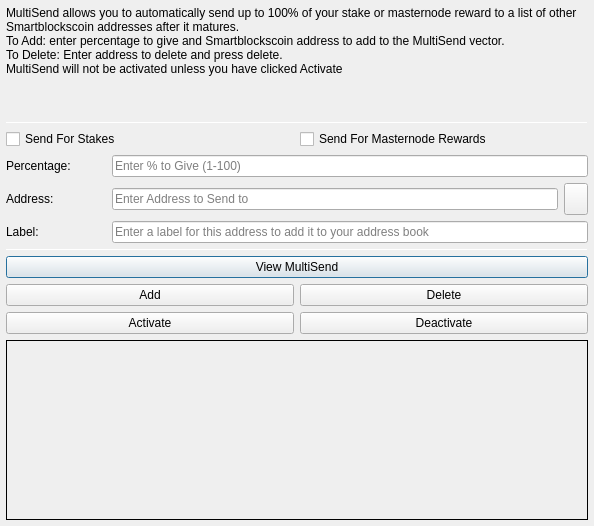
<?xml version="1.0" encoding="UTF-8"?>
<ui version="4.0">
 <class>MultiSendDialog</class>
 <widget class="QDialog" name="MultiSendDialog">
  <property name="windowModality">
   <enum>Qt::NonModal</enum>
  </property>
  <property name="geometry">
   <rect>
    <x>0</x>
    <y>0</y>
    <width>594</width>
    <height>526</height>
   </rect>
  </property>
  <property name="windowTitle">
   <string>MultiSend</string>
  </property>
  <layout class="QVBoxLayout" name="verticalLayout" stretch="0">
   <property name="margin">
    <number>6</number>
   </property>
   <item>
    <layout class="QVBoxLayout" name="verticalLayout_Main" stretch="1,1,1,0,1,1,1">
     <item>
      <widget class="QLabel" name="label_2">
       <property name="lineWidth">
        <number>1</number>
       </property>
       <property name="text">
        <string>MultiSend allows you to automatically send up to 100% of your stake or masternode reward to a list of other Smartblockscoin addresses after it matures.
To Add: enter percentage to give and Smartblockscoin address to add to the MultiSend vector.
To Delete: Enter address to delete and press delete.
MultiSend will not be activated unless you have clicked Activate</string>
       </property>
       <property name="alignment">
        <set>Qt::AlignLeading|Qt::AlignLeft|Qt::AlignTop</set>
       </property>
       <property name="wordWrap">
        <bool>true</bool>
       </property>
      </widget>
     </item>
     <item>
      <widget class="Line" name="line">
       <property name="minimumSize">
        <size>
         <width>0</width>
         <height>1</height>
        </size>
       </property>
       <property name="maximumSize">
        <size>
         <width>16777215</width>
         <height>1</height>
        </size>
       </property>
       <property name="orientation">
        <enum>Qt::Horizontal</enum>
       </property>
      </widget>
     </item>
     <item>
      <layout class="QVBoxLayout" name="verticalLayout_Settings">
       <item>
        <layout class="QHBoxLayout" name="horizontalLayout">
         <item>
          <widget class="QCheckBox" name="multiSendStakeCheckBox">
           <property name="text">
            <string>Send For Stakes</string>
           </property>
          </widget>
         </item>
         <item>
          <widget class="QCheckBox" name="multiSendMasternodeCheckBox">
           <property name="text">
            <string>Send For Masternode Rewards</string>
           </property>
          </widget>
         </item>
        </layout>
       </item>
       <item>
        <layout class="QHBoxLayout" name="horizontalLayout_6">
         <item>
          <widget class="QLabel" name="label">
           <property name="minimumSize">
            <size>
             <width>100</width>
             <height>0</height>
            </size>
           </property>
           <property name="toolTip">
            <string>Percentage of stake to send</string>
           </property>
           <property name="text">
            <string>Percentage:</string>
           </property>
          </widget>
         </item>
         <item>
          <widget class="QLineEdit" name="multiSendPercentEdit">
           <property name="toolTip">
            <string>Enter whole numbers 1 - 100</string>
           </property>
           <property name="placeholderText">
            <string>Enter % to Give (1-100)</string>
           </property>
          </widget>
         </item>
        </layout>
       </item>
       <item>
        <layout class="QHBoxLayout" name="horizontalLayout_7">
         <item>
          <widget class="QLabel" name="label_5">
           <property name="minimumSize">
            <size>
             <width>100</width>
             <height>0</height>
            </size>
           </property>
           <property name="toolTip">
            <string>Address to send portion of stake to</string>
           </property>
           <property name="text">
            <string>Address:</string>
           </property>
          </widget>
         </item>
         <item>
          <widget class="QLineEdit" name="multiSendAddressEdit">
           <property name="toolTip">
            <string/>
           </property>
           <property name="placeholderText">
            <string>Enter Address to Send to</string>
           </property>
          </widget>
         </item>
         <item>
          <widget class="QToolButton" name="addressBookButton">
           <property name="maximumSize">
            <size>
             <width>16777215</width>
             <height>32</height>
            </size>
           </property>
           <property name="toolTip">
            <string>Choose an address from the address book</string>
           </property>
           <property name="text">
            <string/>
           </property>
           <property name="icon">
            <iconset resource="../smartblockscoin.qrc">
             <normaloff>:/icons/address-book</normaloff>:/icons/address-book</iconset>
           </property>
           <property name="shortcut">
            <string>Alt+A</string>
           </property>
          </widget>
         </item>
        </layout>
       </item>
      </layout>
     </item>
     <item>
      <layout class="QHBoxLayout" name="horizontalLayout_3">
       <item>
        <widget class="QLabel" name="label_3">
         <property name="minimumSize">
          <size>
           <width>100</width>
           <height>0</height>
          </size>
         </property>
         <property name="text">
          <string>Label:</string>
         </property>
        </widget>
       </item>
       <item>
        <widget class="QLineEdit" name="labelAddressLabelEdit">
         <property name="placeholderText">
          <string>Enter a label for this address to add it to your address book</string>
         </property>
        </widget>
       </item>
      </layout>
     </item>
     <item>
      <widget class="Line" name="line_2">
       <property name="minimumSize">
        <size>
         <width>0</width>
         <height>1</height>
        </size>
       </property>
       <property name="maximumSize">
        <size>
         <width>16777215</width>
         <height>1</height>
        </size>
       </property>
       <property name="orientation">
        <enum>Qt::Horizontal</enum>
       </property>
      </widget>
     </item>
     <item>
      <layout class="QVBoxLayout" name="verticalLayout_Buttons">
       <item>
        <layout class="QHBoxLayout" name="horizontalLayout_4">
         <item>
          <widget class="QPushButton" name="viewButton">
           <property name="toolTip">
            <string/>
           </property>
           <property name="statusTip">
            <string>View MultiSend Vector</string>
           </property>
           <property name="text">
            <string>View MultiSend</string>
           </property>
          </widget>
         </item>
        </layout>
       </item>
       <item>
        <layout class="QHBoxLayout" name="horizontalLayout_2">
         <item>
          <widget class="QPushButton" name="addButton">
           <property name="toolTip">
            <string/>
           </property>
           <property name="statusTip">
            <string>Add to MultiSend Vector</string>
           </property>
           <property name="text">
            <string>Add</string>
           </property>
          </widget>
         </item>
         <item>
          <widget class="QPushButton" name="deleteButton">
           <property name="toolTip">
            <string/>
           </property>
           <property name="statusTip">
            <string>Delete Address From MultiSend Vector</string>
           </property>
           <property name="text">
            <string>Delete</string>
           </property>
          </widget>
         </item>
        </layout>
       </item>
       <item>
        <layout class="QHBoxLayout" name="horizontalLayout_5">
         <item>
          <widget class="QPushButton" name="activateButton">
           <property name="statusTip">
            <string>Activate MultiSend</string>
           </property>
           <property name="text">
            <string>Activate</string>
           </property>
          </widget>
         </item>
         <item>
          <widget class="QPushButton" name="disableButton">
           <property name="statusTip">
            <string>Deactivate MultiSend</string>
           </property>
           <property name="text">
            <string>Deactivate</string>
           </property>
          </widget>
         </item>
        </layout>
       </item>
      </layout>
     </item>
     <item>
      <widget class="QLabel" name="message">
       <property name="minimumSize">
        <size>
         <width>0</width>
         <height>180</height>
        </size>
       </property>
       <property name="frameShape">
        <enum>QFrame::Panel</enum>
       </property>
       <property name="frameShadow">
        <enum>QFrame::Plain</enum>
       </property>
       <property name="lineWidth">
        <number>1</number>
       </property>
       <property name="midLineWidth">
        <number>1</number>
       </property>
       <property name="text">
        <string/>
       </property>
       <property name="alignment">
        <set>Qt::AlignLeading|Qt::AlignLeft|Qt::AlignTop</set>
       </property>
       <property name="wordWrap">
        <bool>true</bool>
       </property>
      </widget>
     </item>
    </layout>
   </item>
  </layout>
 </widget>
 <resources>
  <include location="../smartblockscoin.qrc"/>
 </resources>
 <connections/>
</ui>
